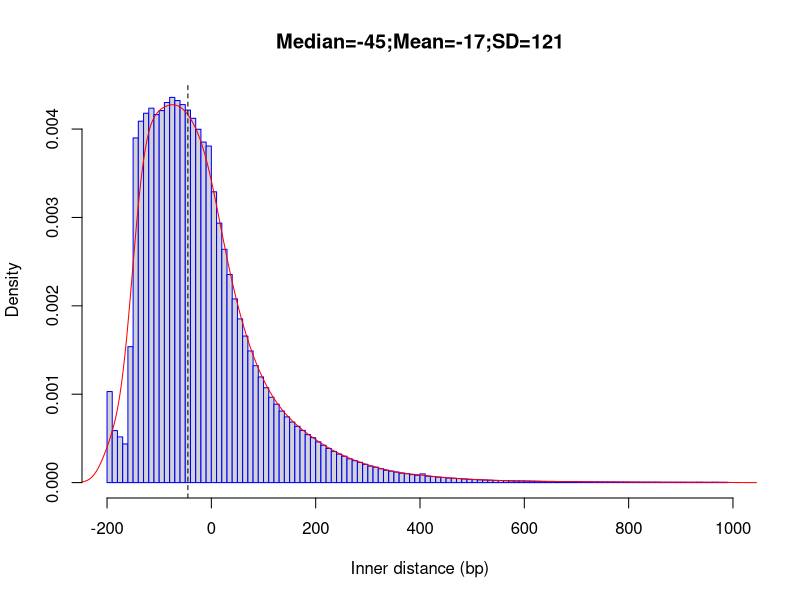

The R source for this figure:
png("/rds/user/is460/hpc-work/muscle-rnaseq/ezbamqc/output/figs/srpk3_hom_ttnb_wt_1.inner_distance_plot.png",width=500,height=500,units="px")
fragsize=rep(c(-195,-185,-175,-165,-155,-145,-135,-125,-115,-105,-95,-85,-75,-65,-55,-45,-35,-25,-15,-5,5,15,25,35,45,55,65,75,85,95,105,115,125,135,145,155,165,175,185,195,205,215,225,235,245,255,265,275,285,295,305,315,325,335,345,355,365,375,385,395,405,415,425,435,445,455,465,475,485,495,505,515,525,535,545,555,565,575,585,595,605,615,625,635,645,655,665,675,685,695,705,715,725,735,745,755,765,775,785,795,805,815,825,835,845,855,865,875,885,895,905,915,925,935,945,955,965,975,985),times=c(140032,79943,70267,59479,209043,529991,555757,567924,575757,565897,572061,584483,592320,587536,581297,572868,560169,543357,523633,517549,447178,398999,358756,319994,282427,251727,225377,202423,179747,162459,145878,131270,120578,109980,101103,93096,86495,80249,73797,69016,62614,57406,52584,47940,43889,40606,36550,33693,31132,28060,25422,23795,21292,18943,17569,16136,14533,13670,12315,11382,13388,9885,9266,8351,7870,7034,6650,6181,5560,5040,4642,4292,3992,3733,3306,3182,2918,2736,2552,2557,2331,2148,2030,1882,1752,1723,1633,1507,1478,1382,1371,1155,1100,1040,1006,947,972,902,832,813,774,685,657,658,615,590,543,548,500,484,487,455,470,529,456,430,487,469,434))
frag_sd = round(sd(fragsize),digits=0)
frag_mean = round(mean(fragsize),digits=0)
frag_median = round(median(fragsize),digits=0)
hist(fragsize,probability=T,breaks=120,xlim=c(-200,1000),xlab="Inner distance (bp)",main=paste(c("Median=",frag_median,";","Mean=",frag_mean,";","SD=",frag_sd),collapse=""),border="blue")
lines(density(fragsize,bw=20),col='red')
abline(v=frag_median,lty=2)
dev.state = dev.off()
